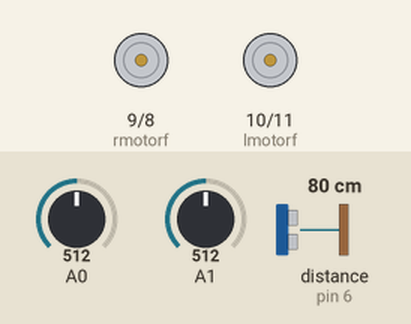
Simulated run of this sketch. Board: Arduino Uno, built with avr-gcc and run on an emulated ATmega328P. Shown: motor-driver pin pairs drawn as motors (green arrow = first pin HIGH = forward, orange = second pin HIGH = backward, longer = more drive). Wiring (inferred from the names in the program): ultrasonic range finder: trigger pin 5; echo pin 6. The test bench sets the inputs (shaded band); at power-on: A0 = 512, A1 = 512, distance to the obstacle (sensor on pin 6) 80 cm. The echo pulse lasts 58.3 µs per cm; what the sketch prints to the serial monitor is not drawn.

Above: at 1.2 s.
1.3 s: A0 set to 487
At 2.2 s:
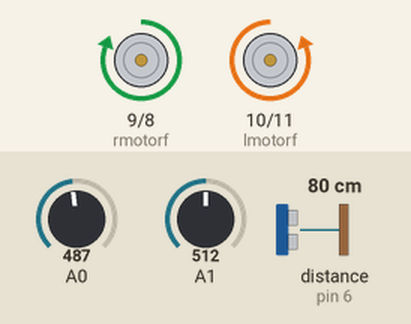
2.8 s: A1 set to 489
At 3.3 s:
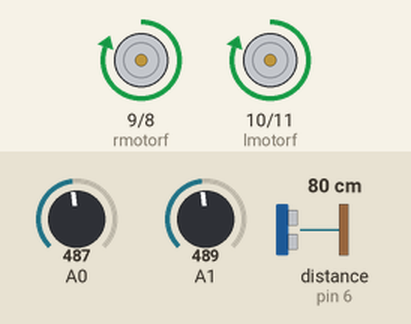
4.3 s: A0 set to 510
At 5.5 s:
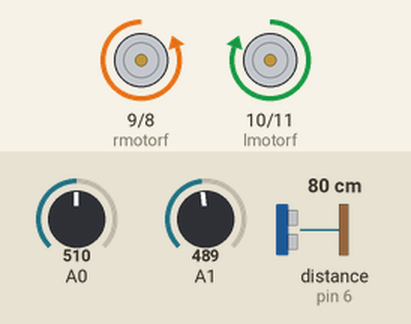
5.8 s: A0 set to 490
At 6.7 s:
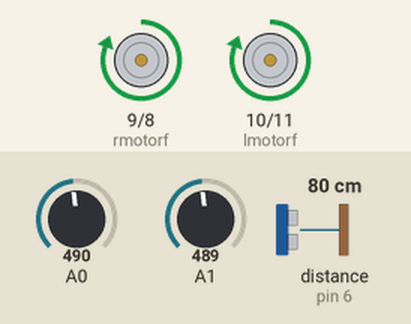
7.3 s: A0 set to 511
At 7.8 s:
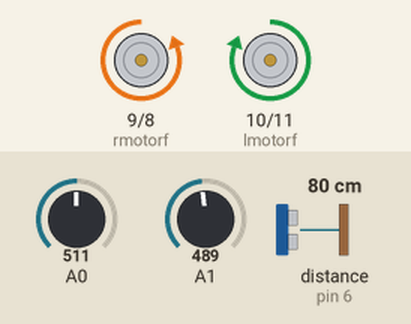
Timing chart, 0 to 9.8 s (numbered marks = the images above; inputs shaded):
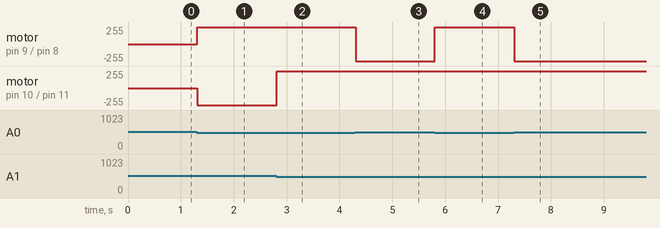

The sketch:

obstacle_line_follow.ino
```cpp
  // line follower arduino

  #define lmotorf 10
  #define lmotorb 11
  #define rmotorf 9
  #define rmotorb 8
  #define trigPin 5
  #define echoPin 6

void setup() {
  pinMode(lmotorf,OUTPUT);
  pinMode(lmotorb,OUTPUT);
  pinMode(rmotorf,OUTPUT);
  pinMode(rmotorb,OUTPUT);
  pinMode(trigPin, OUTPUT);
  pinMode(echoPin, INPUT);
  pinMode(A0,INPUT);
  pinMode(A1,INPUT);
  Serial.begin(9600);

}

void loop() {
  int lsensor=analogRead(A0);
  int rsensor=analogRead(A1);
  //Serial.println(lsensor);
  //Serial.println(rsensor);

  // prog for US to calc dist
  long duration, distance;
  digitalWrite(trigPin, LOW);
  delayMicroseconds(2);
  digitalWrite(trigPin, HIGH);
  delayMicroseconds(10);
  digitalWrite(trigPin, LOW);
  duration = pulseIn(echoPin, HIGH);
  distance = (duration/2.0) / 29.1;
  Serial.println(distance);
 if(distance>10)
 {
  if((lsensor<=500)&&(rsensor<=500)) //both on white
  {
    digitalWrite(lmotorf,HIGH);
    digitalWrite(rmotorf,HIGH);
    digitalWrite(lmotorb,LOW);
    digitalWrite(rmotorb,LOW);
  }
  else if((lsensor>=500)&&(rsensor<=500)) //left on black
  {
    digitalWrite(lmotorf,HIGH);
    digitalWrite(rmotorf,LOW);
    digitalWrite(lmotorb,LOW);
    digitalWrite(rmotorb,HIGH);
  }
  else if((lsensor<=500)&&(rsensor>=500)) //right on black
  {
    digitalWrite(lmotorf,LOW);
    digitalWrite(rmotorf,HIGH);
    digitalWrite(lmotorb,HIGH);
    digitalWrite(rmotorb,LOW);
  }
  else //both on black
  {
    digitalWrite(lmotorf,LOW);
    digitalWrite(rmotorf,LOW);
    digitalWrite(lmotorb,LOW);
    digitalWrite(rmotorb,LOW);
  }
 }
 else
 {
    digitalWrite(lmotorf,LOW);
    digitalWrite(rmotorf,LOW);
    digitalWrite(lmotorb,LOW);
    digitalWrite(rmotorb,LOW);
 }
}
```

Measured:
- the behaviour switches between 501 and 500 on A0 (found by bisection; images 0 and 1)
- the behaviour switches between 501 and 500 on A1 (found by bisection; images 1 and 2)
- after the input at 1.3 s, motor on pin 9 (rmotorf) / pin 8 (rmotorb): stopped → forward 255/255 at once; motor on pin 10 (lmotorf) / pin 11 (lmotorb): stopped → backward 255/255 at once
- after the input at 2.8 s, motor on pin 10 (lmotorf) / pin 11 (lmotorb): backward 255/255 → forward 255/255 at once
- after the input at 4.3 s, motor on pin 9 (rmotorf) / pin 8 (rmotorb): forward 255/255 → backward 255/255 at once
- after the input at 5.8 s, motor on pin 9 (rmotorf) / pin 8 (rmotorb): backward 255/255 → forward 255/255 at once
- after the input at 7.3 s, motor on pin 9 (rmotorf) / pin 8 (rmotorb): forward 255/255 → backward 255/255 at once
